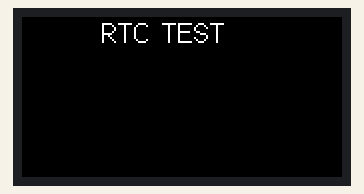
Recording of a sketch running on a simulated ESP32. Shown: 160×80 colour display. WiFi joins after 1.5 s; servers stay silent unless stated; the local clock reads 2024-03-15 10:24:30 at power-on unless the sketch sets it; EEPROM starts erased; what the sketch prints to the serial monitor is not drawn.

Above: at 0.2 s.
At 1.7 s:
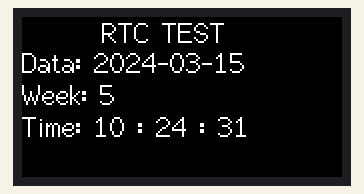
At 10.4 s:
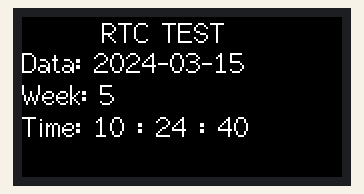
At 19.5 s:
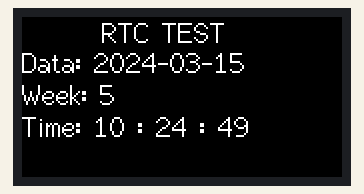
At 29.2 s:
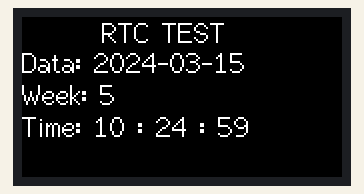
At 38.3 s:
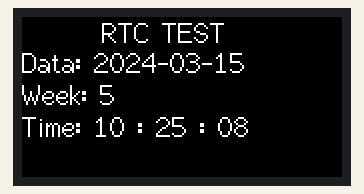

The sketch:

RTCSetNTP.ino
```cpp
#include <M5StickC.h>
#include <WiFi.h>
#include "time.h"
#include <Preferences.h>

Preferences preferences;
char wifi_ssid[33];
char wifi_key[65];

const char* ntpServer =  "ntp.nict.jp";

RTC_TimeTypeDef RTC_TimeStruct;
RTC_DateTypeDef RTC_DateStruct;

void setup() {
  M5.begin();

  // Wi-Fiアクセスポイント情報取得
  preferences.begin("Wi-Fi", true);
  preferences.getString("ssid", wifi_ssid, sizeof(wifi_ssid));
  preferences.getString("key", wifi_key, sizeof(wifi_key));
  preferences.end();

  M5.Lcd.setRotation(3);
  M5.Lcd.fillScreen(BLACK);

  M5.Lcd.setTextSize(1);
  M5.Lcd.setCursor(40, 0, 2);
  M5.Lcd.println("RTC TEST");

  // connect to WiFi
  Serial.printf("Connecting to %s ", wifi_ssid);
  WiFi.begin(wifi_ssid, wifi_key);
  while (WiFi.status() != WL_CONNECTED) {
    delay(500);
    Serial.print(".");
  }
  Serial.println(" CONNECTED");

  // Set ntp time to local
  configTime(9 * 3600, 0, ntpServer);

  // Get local time
  struct tm timeInfo;
  if (getLocalTime(&timeInfo)) {
    // Set RTC time
    RTC_TimeTypeDef TimeStruct;
    TimeStruct.Hours   = timeInfo.tm_hour;
    TimeStruct.Minutes = timeInfo.tm_min;
    TimeStruct.Seconds = timeInfo.tm_sec;
    M5.Rtc.SetTime(&TimeStruct);

    RTC_DateTypeDef DateStruct;
    DateStruct.WeekDay = timeInfo.tm_wday;
    DateStruct.Month = timeInfo.tm_mon + 1;
    DateStruct.Date = timeInfo.tm_mday;
    DateStruct.Year = timeInfo.tm_year + 1900;
    M5.Rtc.SetData(&DateStruct);
  }

  //disconnect WiFi
  WiFi.disconnect(true);
  WiFi.mode(WIFI_OFF);
}

void loop() {
  M5.Rtc.GetTime(&RTC_TimeStruct);
  M5.Rtc.GetData(&RTC_DateStruct);
  M5.Lcd.setCursor(0, 15);
  M5.Lcd.printf("Data: %04d-%02d-%02d\n", RTC_DateStruct.Year, RTC_DateStruct.Month, RTC_DateStruct.Date);
  M5.Lcd.printf("Week: %d\n", RTC_DateStruct.WeekDay);
  M5.Lcd.printf("Time: %02d : %02d : %02d\n", RTC_TimeStruct.Hours, RTC_TimeStruct.Minutes, RTC_TimeStruct.Seconds);
  delay(500);
}
```

Measured:
- what the display in image 1 shows lasts 0.5 s, from 1.7 s to 2.2 s
- what the display in image 2 shows lasts 1.0 s, from 10.3 s to 11.3 s
